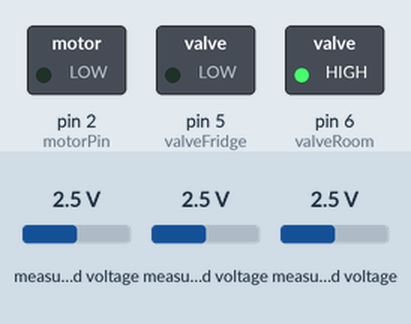
Recording of a sketch running on a simulated Arduino Uno, built with avr-gcc and run on an emulated ATmega328P. Shown: switched loads named in the sketch (green lamp = pin HIGH). The inputs (shaded band) are chosen by the test bench; at power-on: measured voltage 2.5 V. What the sketch prints to the serial monitor is not drawn.

Above: at 0.05 s.
Timing chart, 0 to 5.8 s (numbered marks = the images above):
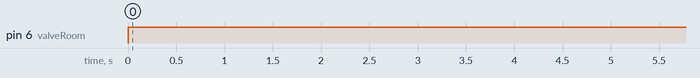

The sketch:

sensor_test_program_2.ino
```cpp
#include "ADS1X15.h"

ADS1115 ADS(0x48);

#define motorPin 2
#define valveFridge 5
#define valveRoom 6
//delays are in ms
#define senseDelay 1 * 5 * 1000
#define cleanDelay 1 * 10 * 1000
#define longDelay  1 * 10 * 1000

void setup() {
  // put your setup code here, to run once:
Serial.begin(9600);

ADS.begin();
pinMode(motorPin, OUTPUT);
pinMode(valveFridge, OUTPUT);
pinMode(valveRoom, OUTPUT);
}

String dataLabel1 = "Ethanol";
String dataLabel2 = "Ammonia";
String dataLabel3 = "Hydrogen Sulfide";
bool label = true;

void loop() {
  // put your main code here, to run repeatedly:
  ADS.setGain(0);
//print out column headers
  while(label){ //runs once
    Serial.println(dataLabel1 + "," + dataLabel2 + "," + dataLabel3);
    label=false;
  }
  //activate air pump from fridge
  pumpAirFromFridge();
  //let run for X minutes
  delay(senseDelay);
  // use senseFunction() to gather data
  senseFunction();
  //deactivate pump
  pumpDeactivate();
}

void senseFunction() {
  int16_t val_ethanol = ADS.readADC(0);
  int16_t val_ammonia = ADS.readADC(1);
  int16_t val_hsulfid = ADS.readADC(2);

  String data = String(val_ethanol) + "," + String(val_ammonia) + "," + String(val_hsulfid);
  Serial.println(data);
}

void pumpAirFromFridge() {
  //activate solenoids so tube to fridge is open
  digitalWrite(valveFridge, LOW);
  digitalWrite(valveRoom, HIGH);
  //activate pump motor
  digitalWrite(motorPin, LOW);
}

void pumpAirFromRoom() {
  //activate solenoids so tube to room is open
  digitalWrite(valveFridge, HIGH);
  digitalWrite(valveRoom, LOW);
  //activate pump motor
  digitalWrite(motorPin, LOW);
}

void pumpDeactivate() {
  //activate solemnoids so tube to room is open
  digitalWrite(valveFridge, LOW);
  digitalWrite(valveRoom, HIGH);
  //deactivate pump motor
  digitalWrite(motorPin, HIGH);
}
```

Measured:
- by itself, pin 6 (valveRoom): LOW → HIGH at 0.00 s
